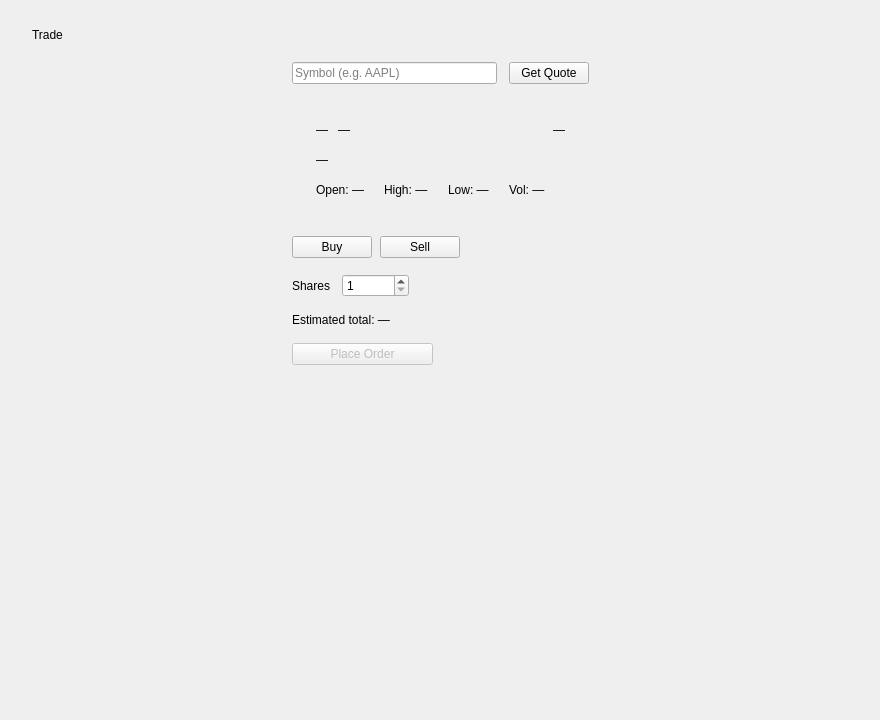
<?xml version="1.0" encoding="UTF-8"?>
<ui version="4.0">
 <class>TradePage</class>
 <widget class="QWidget" name="TradePage">
  <property name="geometry">
   <rect><x>0</x><y>0</y><width>880</width><height>720</height></rect>
  </property>
  <layout class="QVBoxLayout" name="contentLayout">
   <property name="spacing"><number>20</number></property>
   <property name="leftMargin"><number>32</number></property>
   <property name="topMargin"><number>28</number></property>
   <property name="rightMargin"><number>32</number></property>
   <property name="bottomMargin"><number>28</number></property>

   <!-- Title -->
   <item>
    <widget class="QLabel" name="pageTitleLabel">
     <property name="objectName"><string>heading2</string></property>
     <property name="text"><string>Trade</string></property>
    </widget>
   </item>

   <!-- Centered form column -->
   <item>
    <layout class="QHBoxLayout" name="centerLayout">
     <property name="spacing"><number>0</number></property>

     <item>
      <spacer name="spacerCenterL">
       <property name="orientation"><enum>Qt::Horizontal</enum></property>
       <property name="sizeType"><enum>QSizePolicy::Expanding</enum></property>
       <property name="sizeHint" stdset="0"><size><width>1</width><height>1</height></size></property>
      </spacer>
     </item>

     <item>
      <widget class="QWidget" name="formContainer">
       <property name="maximumWidth"><number>520</number></property>
       <property name="minimumWidth"><number>320</number></property>
       <layout class="QVBoxLayout" name="formLayout">
        <property name="leftMargin"><number>0</number></property>
        <property name="topMargin"><number>0</number></property>
        <property name="rightMargin"><number>0</number></property>
        <property name="bottomMargin"><number>0</number></property>
        <property name="spacing"><number>16</number></property>

        <!-- Symbol lookup row -->
        <item>
         <layout class="QHBoxLayout" name="lookupLayout">
          <property name="spacing"><number>12</number></property>
          <item>
           <widget class="QLineEdit" name="symbolInput">
            <property name="placeholderText"><string>Symbol (e.g. AAPL)</string></property>
           </widget>
          </item>
          <item>
           <widget class="QPushButton" name="getQuoteButton">
            <property name="objectName"><string>btnSecondary</string></property>
            <property name="text"><string>Get Quote</string></property>
           </widget>
          </item>
         </layout>
        </item>

        <!-- Quote card -->
        <item>
         <widget class="QFrame" name="quoteCard">
          <property name="objectName"><string>card</string></property>
          <layout class="QVBoxLayout" name="quoteCardLayout">
           <property name="leftMargin"><number>24</number></property>
           <property name="topMargin"><number>20</number></property>
           <property name="rightMargin"><number>24</number></property>
           <property name="bottomMargin"><number>20</number></property>
           <property name="spacing"><number>10</number></property>

           <!-- Name + price row -->
           <item>
            <layout class="QHBoxLayout" name="quoteNameRow">
             <item>
              <widget class="QLabel" name="quoteNameLabel">
               <property name="objectName"><string>heading3</string></property>
               <property name="text"><string>—</string></property>
              </widget>
             </item>
             <item>
              <widget class="QLabel" name="quoteExchangeLabel">
               <property name="objectName"><string>badgeNeutral</string></property>
               <property name="text"><string>—</string></property>
              </widget>
             </item>
             <item>
              <spacer name="spacerQuoteName">
               <property name="orientation"><enum>Qt::Horizontal</enum></property>
               <property name="sizeHint" stdset="0"><size><width>20</width><height>20</height></size></property>
              </spacer>
             </item>
             <item>
              <widget class="QLabel" name="quotePriceLabel">
               <property name="objectName"><string>bigValue</string></property>
               <property name="text"><string>—</string></property>
              </widget>
             </item>
            </layout>
           </item>

           <!-- Change row -->
           <item>
            <layout class="QHBoxLayout" name="quoteChangeRow">
             <item>
              <widget class="QLabel" name="quoteChangeLabel">
               <property name="objectName"><string>priceNeutral</string></property>
               <property name="text"><string>—</string></property>
              </widget>
             </item>
             <item>
              <spacer name="spacerChange">
               <property name="orientation"><enum>Qt::Horizontal</enum></property>
               <property name="sizeHint" stdset="0"><size><width>20</width><height>20</height></size></property>
              </spacer>
             </item>
            </layout>
           </item>

           <!-- OHLV row -->
           <item>
            <layout class="QHBoxLayout" name="quoteStatsRow">
             <property name="spacing"><number>20</number></property>
             <item>
              <widget class="QLabel" name="quoteOpenLabel">
               <property name="objectName"><string>subtext</string></property>
               <property name="text"><string>Open: —</string></property>
              </widget>
             </item>
             <item>
              <widget class="QLabel" name="quoteHighLabel">
               <property name="objectName"><string>subtext</string></property>
               <property name="text"><string>High: —</string></property>
              </widget>
             </item>
             <item>
              <widget class="QLabel" name="quoteLowLabel">
               <property name="objectName"><string>subtext</string></property>
               <property name="text"><string>Low: —</string></property>
              </widget>
             </item>
             <item>
              <widget class="QLabel" name="quoteVolumeLabel">
               <property name="objectName"><string>subtext</string></property>
               <property name="text"><string>Vol: —</string></property>
              </widget>
             </item>
             <item>
              <spacer name="spacerOhlv">
               <property name="orientation"><enum>Qt::Horizontal</enum></property>
               <property name="sizeHint" stdset="0"><size><width>20</width><height>20</height></size></property>
              </spacer>
             </item>
            </layout>
           </item>

          </layout>
         </widget>
        </item>

        <!-- Buy / Sell toggle -->
        <item>
         <layout class="QHBoxLayout" name="orderTypeLayout">
          <property name="spacing"><number>8</number></property>
          <item>
           <widget class="QPushButton" name="buyButton">
            <property name="objectName"><string>btnBuy</string></property>
            <property name="text"><string>Buy</string></property>
           </widget>
          </item>
          <item>
           <widget class="QPushButton" name="sellButton">
            <property name="objectName"><string>btnSecondary</string></property>
            <property name="text"><string>Sell</string></property>
           </widget>
          </item>
          <item>
           <spacer name="spacerOrderType">
            <property name="orientation"><enum>Qt::Horizontal</enum></property>
            <property name="sizeHint" stdset="0"><size><width>20</width><height>20</height></size></property>
           </spacer>
          </item>
         </layout>
        </item>

        <!-- Shares input -->
        <item>
         <layout class="QHBoxLayout" name="sharesLayout">
          <property name="spacing"><number>12</number></property>
          <item>
           <widget class="QLabel" name="sharesLabel">
            <property name="text"><string>Shares</string></property>
           </widget>
          </item>
          <item>
           <widget class="QSpinBox" name="sharesInput">
            <property name="minimum"><number>1</number></property>
            <property name="maximum"><number>100000</number></property>
            <property name="value"><number>1</number></property>
            <property name="maximumWidth"><number>160</number></property>
           </widget>
          </item>
          <item>
           <spacer name="spacerShares">
            <property name="orientation"><enum>Qt::Horizontal</enum></property>
            <property name="sizeHint" stdset="0"><size><width>20</width><height>20</height></size></property>
           </spacer>
          </item>
         </layout>
        </item>

        <!-- Estimated total -->
        <item>
         <widget class="QLabel" name="estimatedTotalLabel">
          <property name="objectName"><string>subtext</string></property>
          <property name="text"><string>Estimated total: —</string></property>
         </widget>
        </item>

        <!-- Place order -->
        <item>
         <layout class="QHBoxLayout" name="placeOrderLayout">
          <property name="spacing"><number>16</number></property>
          <item>
           <widget class="QPushButton" name="placeOrderButton">
            <property name="objectName"><string>btnPrimary</string></property>
            <property name="text"><string>Place Order</string></property>
            <property name="minimumWidth"><number>160</number></property>
            <property name="enabled"><bool>false</bool></property>
           </widget>
          </item>
          <item>
           <widget class="QLabel" name="resultLabel">
            <property name="objectName"><string>successLabel</string></property>
            <property name="text"><string></string></property>
            <property name="wordWrap"><bool>true</bool></property>
           </widget>
          </item>
         </layout>
        </item>

        <!-- Bottom spacer -->
        <item>
         <spacer name="spacerBottom">
          <property name="orientation"><enum>Qt::Vertical</enum></property>
          <property name="sizeType"><enum>QSizePolicy::Expanding</enum></property>
          <property name="sizeHint" stdset="0"><size><width>20</width><height>1</height></size></property>
         </spacer>
        </item>

       </layout>
      </widget>
     </item>

     <item>
      <spacer name="spacerCenterR">
       <property name="orientation"><enum>Qt::Horizontal</enum></property>
       <property name="sizeType"><enum>QSizePolicy::Expanding</enum></property>
       <property name="sizeHint" stdset="0"><size><width>1</width><height>1</height></size></property>
      </spacer>
     </item>

    </layout>
   </item>

  </layout>
 </widget>
 <resources/>
 <connections/>
</ui>
